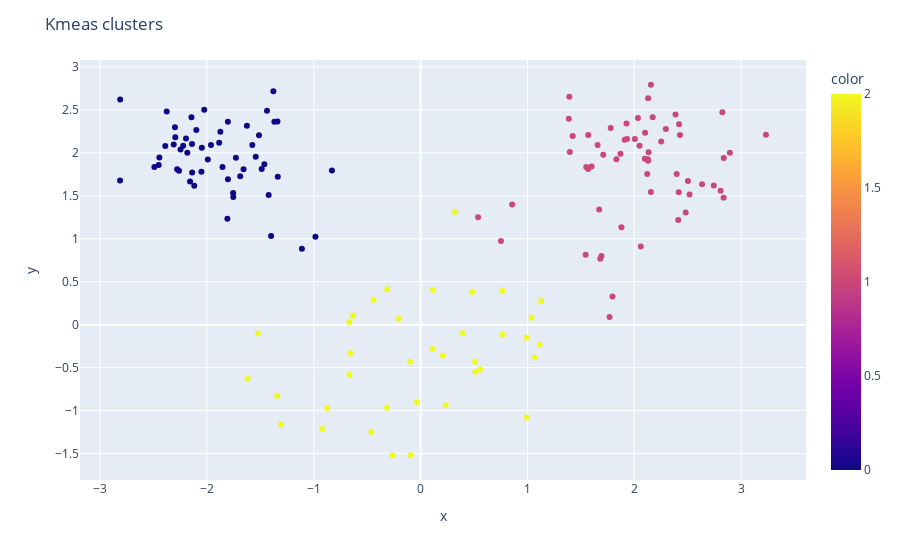

The code cell stored with this chart in its notebook:
### Code cell
# plot X
fig = px.scatter(
    x=X[:, 0],
    y=X[:, 1],
    color=labels
)

fig.update_layout(
    title="Kmeas clusters",
    xaxis_title="x",
    yaxis_title="y",
)

fig.show()

### Figure 1 — Plotly figure (JSON) as saved in the notebook; plotly's stock layout.template omitted (floating-point values rounded to 4 significant figures; data arrays with more than 128 entries replaced by an {"elided": "..."} marker saying what was removed)
{"data": [{"hovertemplate": "x=%{x}<br>y=%{y}<br>color=%{marker.color}<extra></extra>", "legendgroup": "", "marker": {"color": {"elided": "150 int values"}, "coloraxis": "coloraxis", "symbol": "circle"}, "mode": "markers", "name": "", "orientation": "v", "showlegend": false, "type": "scatter", "x": {"elided": "150 float values"}, "xaxis": "x", "y": {"elided": "150 float values"}, "yaxis": "y"}], "layout": {"coloraxis": {"colorbar": {"title": {"text": "color"}}, "colorscale": [[0, "#0d0887"], [0.1111, "#46039f"], [0.2222, "#7201a8"], [0.3333, "#9c179e"], [0.4444, "#bd3786"], [0.5556, "#d8576b"], [0.6667, "#ed7953"], [0.7778, "#fb9f3a"], [0.8889, "#fdca26"], [1, "#f0f921"]]}, "legend": {"tracegroupgap": 0}, "margin": {"t": 60}, "title": {"text": "Kmeas clusters"}, "xaxis": {"anchor": "y", "domain": [0, 1], "title": {"text": "x"}}, "yaxis": {"anchor": "x", "domain": [0, 1], "title": {"text": "y"}}}}
